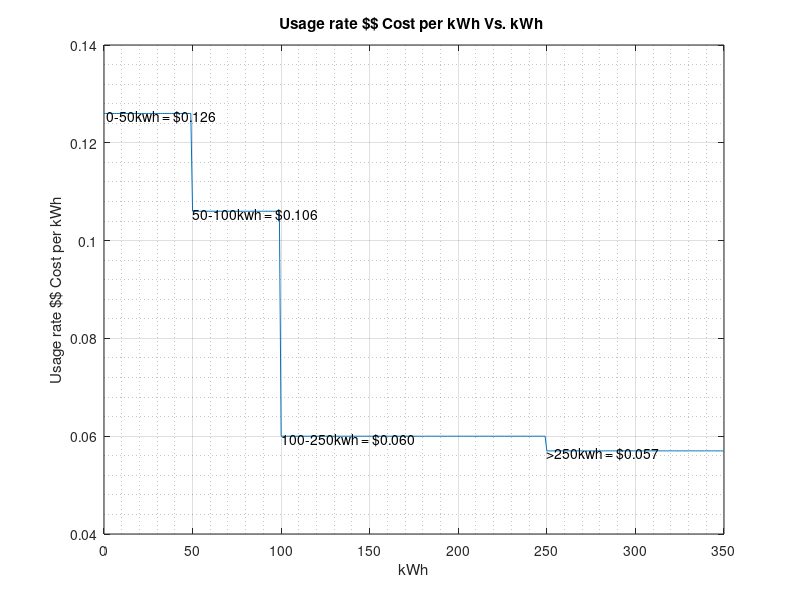
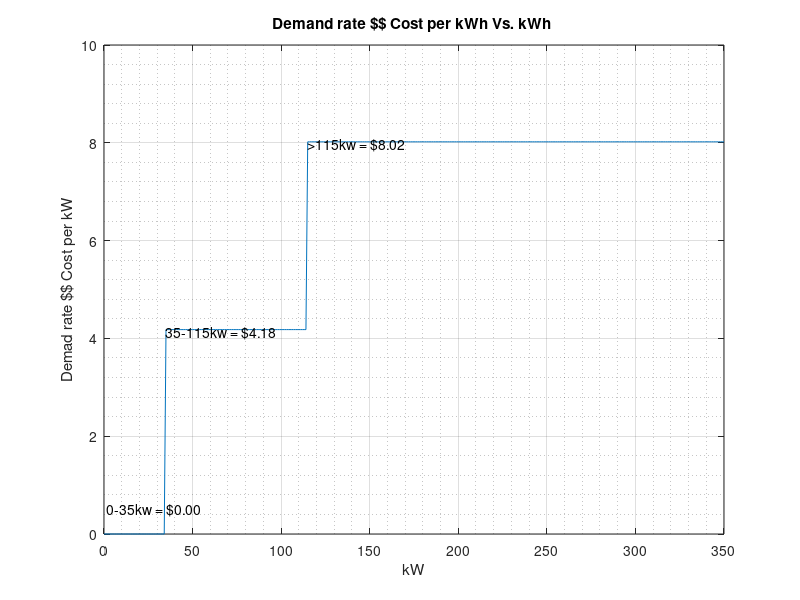

These charts were generated, in order, by the following MATLAB code:
x = 0:1:350;
y = zeros(1,length(x));
y(x>=0 & x<50) = 0.126;
y(x>=50 & x<100) = 0.106;
y(x>=100 & x<250) = 0.060;
y(x>=250) = 0.057;
figure(1);
plot(x, y)
txt1 = ' 0-50kwh = $0.126';  %\leftarrow  to use arrow function
txt2 = '50-100kwh = $0.106'; 
txt3 = '100-250kwh = $0.060'; 
txt4 = '>250kwh = $0.057';
text(0,0.126,{'',txt1});
text(50,0.106,{'',txt2});
text(100,0.060,{'',txt3});
text(250,0.057,{'',txt4});
grid on, grid minor;
xlabel('kWh'), ylabel('Usage rate $$ Cost per kWh'); % label axes
title('Usage rate $$ Cost per kWh Vs. kWh ');




i = 0:1:350;
j = zeros(1,length(i));
j(i>=0 & i<35) = 0.00;
j(i>=35 & i<115) = 4.18;
j(i>=115) = 8.02;
figure(2);
plot(i, j);
txt5 = ' 0-35kw = $0.00';  %\leftarrow  to use arrow function
txt6 = '35-115kw = $4.18'; 
txt7 = '>115kw = $8.02'; 
text(0,0.50,txt5);
text(35,4.18,{'',txt6});
text(115,8.02,{'',txt7});
grid on, grid minor
xlabel('kW'), ylabel('Demad rate $$ Cost per kW') % label axes
title('Demand rate $$ Cost per kWh Vs. kWh ')